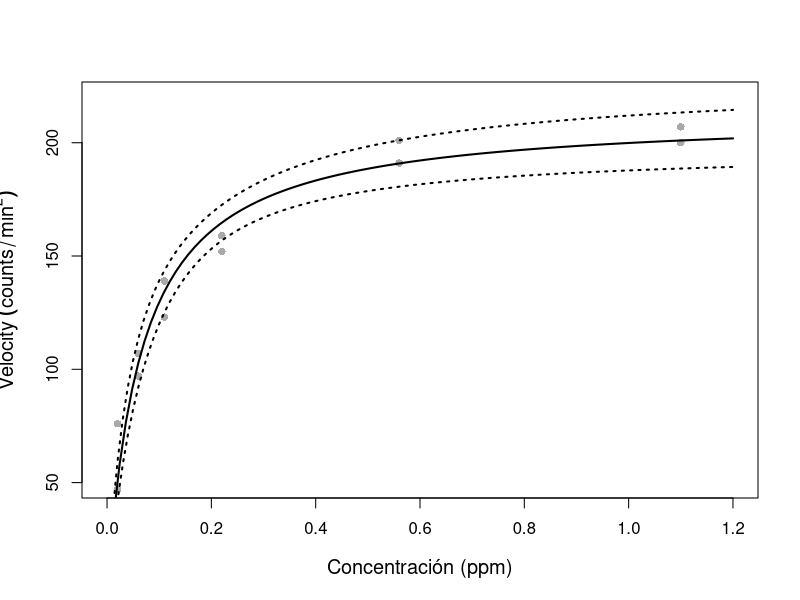
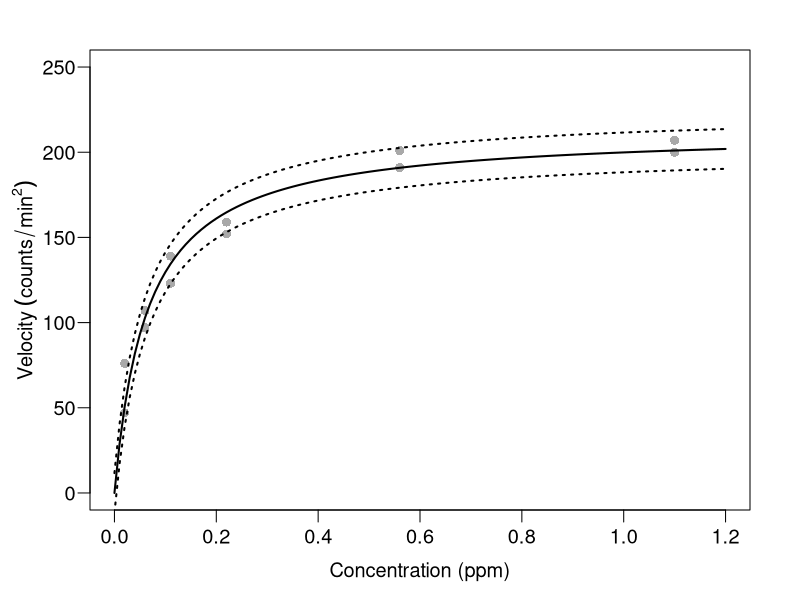
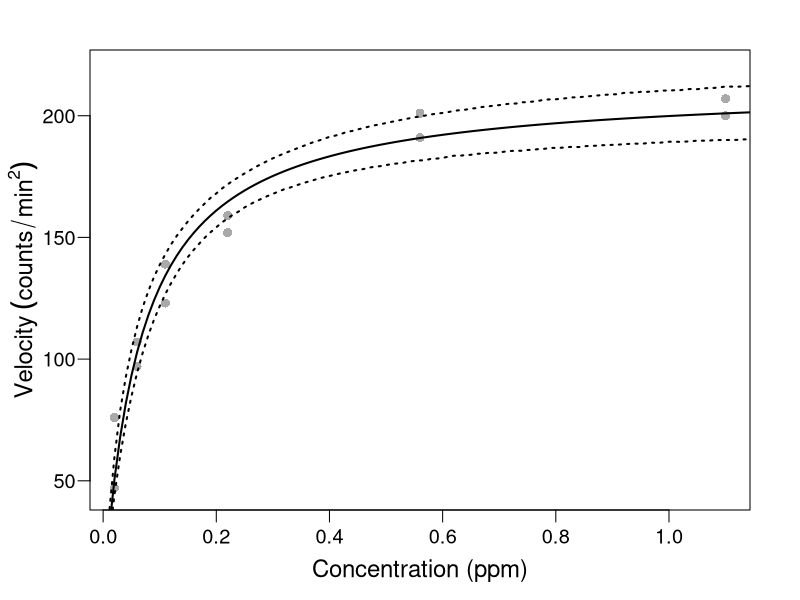
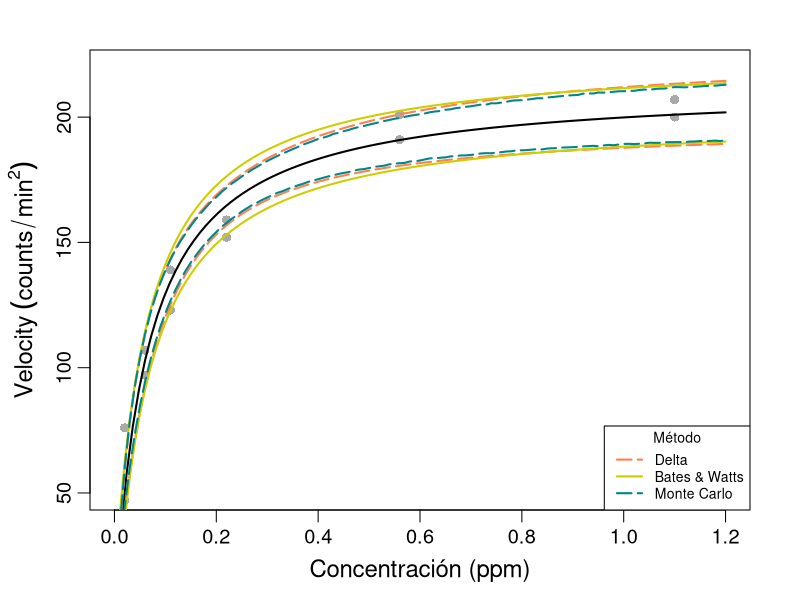

Here is the R script that generated these plots, in order:

# lectura de datos.
data = read.csv("Puromycin.csv")


################################################################################
################ Estimadores de Mínimos Cuadrados ##############################
################################################################################

nonlinearmod = nls(Velocity ~ beta1*Conc/(beta2 + Conc), data = data, 
                   start = list(beta1=205, beta2=0.08),
                   trace = TRUE)
summary(nonlinearmod)

# Intervalos de confianza para la respuesta media.


# Método delta
#-------------------------------------------------------------------------------

fgh2 <- deriv(Velocity ~ beta1*Conc/(beta2 + Conc), c("beta1", "beta2"), 
              function(beta1, beta2, Conc){} ) 

x.new <- seq(0.01, 1.2, by=0.01)
beta2.est <- coef(nonlinearmod)
f.new <- fgh2(beta2.est[1],beta2.est[2], x.new)

g.new <- attr(f.new,"gradient")
V.beta2 <- vcov(nonlinearmod)
GS=rowSums((g.new%*%V.beta2)*g.new)

t <- qt(0.975,10)
deltaf <- sqrt(GS)*t

ci.lines<-function(){
  
  yv <- f.new
  ci<-deltaf
  uyv<-yv+ci
  lyv<-yv-ci
  lines(x.new,uyv, lty=3, lwd=2, col = "black")
  lines(x.new,lyv, lty=3, lwd=2, col = "black")
    }

plot(data$Conc,data$Velocity,pch=16,main="", cex.lab=1.2, 
     xlab = "Concentración (ppm)", 
     ylab= expression(Velocity ~ (counts/min^2)), xlim = c(0, 1.2),
     ylim = c(50,220), col = "darkgray")
x <- seq(0,1.2,0.01)
curve(212.7*x/(0.06412+ x), add = TRUE, col = "black", lwd =2)
ci.lines()


# Aproximación Bates & Watts (1988, p. 59)
#-------------------------------------------------------------------------------

data = read.csv("Puromycin.csv")

# Matriz de regresores
X = matrix(cbind(rep(1,12),data$Conc),12,2)
X

# Vector de los valores de respuesta observados
y <- matrix(data$Velocity)
y

# Método de Gauss-Newton 

puromycin = function(Conc,theta1,theta2){
  Vel = theta1*Conc/(theta2+Conc)
  return(as.matrix(Vel))
}

#  Teta inicial = (205,0.08)^T
theta = matrix(c(205.0,0.08),2,1)
pred = round(puromycin(data$Conc,theta[1],theta[2]),2)
pred

# Tabla 2.1 de Bates & Watts (1988), p. 41
table = as.data.frame(cbind(rep(1:length(data$Conc)), X[,2], y, pred))
names(table) = c("Obs", "x", "y", "predicted_0")

# Calcular los residuos y agregarlos a la tabla
table$residual_0 = table$y - table$predicted

# Matriz derivada
derivative = function(Conc,theta1,theta2){
  d1 = round(Conc/(theta2+Conc),4)
  d2 = round(-theta1*Conc/(theta2+Conc)^2,2)
  return(as.matrix(cbind(d1,d2)))
}

# Se calcula la matriz derivada para todas las observaciones 
# y el teta inicial.

V_0 = derivative(data$Conc,theta[1],theta[2])
V_0

table$der_theta1_0 = V_0[,1]
table$der_theta2_0 = V_0[,2]

# Cálculo de la suma de cuadrados residual para la iteración inicial.
rss0 = sum(table$residual_0^2)

# Descomposición QR de la matriz derivada V^0, con
# el resultado dado en forma compacta.
QR =qr(V_0)
QR$qr

# Reconstrucción de matrices Q y R a partir de un objeto QR.
# En este caso obtenemos Q1 y R1
Q1 = qr.Q(QR)
Q1
R1 = qr.R(QR)
R1

# V_0 = Q1 * R1
V_0_alt = Q1%*%R1
V_0_alt

# Se define un vector de residuos
z_0 = matrix(table$residual)

# Se calcula w1=Q1^T*z_0
w1 = t(Q1)%*%z_0

# Sabemos que R1*delta_0=w1. 
# Entonces delta_0=inverse(R1)*w1

delta_0 = round(solve(R1)%*%w1,3)
delta_0

#  Actualizando theta = (213.03,0.063)^T
theta1 = theta + delta_0
table$predicted_1 = round(puromycin(data$Conc,theta1[1],theta1[2]),2)

# Calculo de los nuevos residuales.

table$residual_1 = table$y - table$predicted_1

# Suma de cuadrados de los residuos para una nueva iteración
rss1 = sum(table$residual_1^2)

# rss1 (1205) es más pequeño que rss (3155). Entonces nos movemos a theta1
# a realizar otra iteración.
# El proceso se repite hasta que se produce un cambio en la
# suma de cuadrados residual.

# La convergencia se alcanza en theta = (212.7,0.0641)
theta_opt = matrix(c(212.7,0.0641),2,1)

# Valores óptimos predichos
table$predicted_opt = round(puromycin(data$Conc,theta_opt[1],theta_opt[2]),2)

# Cálculo de la matriz derivada (V^0) para todas las observaciones
# y theta óptima
V_0_opt = derivative(data$Conc,theta_opt[1],theta_opt[2])
V_0_opt

table$der_theta1_opt = V_0_opt[,1]
table$der_theta2_opt = V_0_opt[,2]

# Cálculo de residuos óptimos
table$residual_opt = table$y - table$predicted_opt

# Cálculo de la suma de cuadrados residual para la iteración inicial
rss_opt = sum(table$residual_opt^2)

# Descomposición QR de la matriz derivada V^0, con
# el resultado dado en forma compacta
QR_opt =qr(V_0_opt)
QR_opt$qr

# Reconstrucción de matrices Q y R a partir de un objeto QR.
# En este caso obtenemos Q1 y R1
Q1_opt = qr.Q(QR_opt)
Q1_opt
R1_opt = qr.R(QR_opt)
R1_opt

# Bandas para las respuestas esperadas en Conc = 0.4
y0.4 = round(puromycin(0.4,theta_opt[1],theta_opt[2]),1)
y0.4

# Vector derivado
v = derivative(0.4,theta_opt[1],theta_opt[2])
v

# v^T*inversa(R1)
vTinvR = v%*%solve(R1_opt)
vTinvR

# Norma del vector v en vR/magnitud del vector.
norm1 = sum(vTinvR*vTinvR)^0.5
norm1

# Trazar bandas para la respuesta esperada
s = sqrt(rss_opt/10)
EFE = qf(0.95,2,10)
P = 2

xnew <- seq(0,1.2,0.01) #range
ynew = theta_opt[1]*xnew/(theta_opt[2] + xnew) 
par(mfrow=c(1,1),mai=c(0.9,0.9,0.5,0.5),mgp=c(2.0,0.6,0),cex=1.2)
plot(data$Conc, data$Velocity, pch=16, col = "darkgray", las =1,
     xlab = "Concentration (ppm)",
     ylab = expression(Velocity ~ (counts/min^2)),
     xlim = c(0,1.2),
     ylim = c(0,250))
lines(xnew,ynew,lwd=2)
lines(xnew,ynew+s*norm1*sqrt(P*EFE),lwd=2,lty=3,col="black")
lines(xnew,ynew-s*norm1*sqrt(P*EFE),lwd=2,lty=3,col="black")



# Simulación de Monte Carlo
#-------------------------------------------------------------------------------

predictNLS_MC <- function(object, var.pred, newdata, level = 0.95, 
                          nsim = 10000, ...)
{
      require(MASS, quietly = TRUE)
      
      ## get right-hand side of formula
      RHS <- as.list(object$call$formula)[[3]]
      EXPR <- as.expression(RHS)
      
      ## coefficients
      COEF <- coef(object)
      
      ## get variance-covariance matrix
      VCOV <- vcov(object)
      
      ## augment variance-covariance matrix for 'mvrnorm' 
      ## by adding a column/row for 'error in x'
      NCOL <- ncol(VCOV)
      ADD1 <- c(rep(0, NCOL))
      ADD1 <- matrix(ADD1, ncol = 1)
      colnames(ADD1) <- var.pred
      VCOV <- cbind(VCOV, ADD1)
      ADD2 <- c(rep(0, NCOL + 1))
      ADD2 <- matrix(ADD2, nrow = 1)
      rownames(ADD2) <- var.pred
      VCOV <- rbind(VCOV, ADD2) 
      
      NR <- nrow(newdata)
      varPLACE <- ncol(VCOV)
      outMAT <- NULL  
      
      for (i in 1:NR) {
            
            ## get predictor values and optional errors
            predVAL <- newdata[i, 1]
            predERROR <- 0
            names(predVAL) <- var.pred
            names(predERROR) <- var.pred
            
            ## create mean vector for 'mvrnorm'
            MU <- c(COEF, predVAL)
            
            ## create variance-covariance matrix for 'mvrnorm'
            ## by putting error^2 in lower-right position of VCOV
            newVCOV <- VCOV
            newVCOV[varPLACE, varPLACE] <- predERROR^2
            
            ## create MC simulation matrix
            simMAT <- mvrnorm(n = nsim, mu = MU, Sigma = newVCOV, 
                              empirical = TRUE)
            
            ## evaluate expression on rows of simMAT
            EVAL <- eval(EXPR, envir = as.data.frame(simMAT))
            
            ## collect statistics
            PRED <- data.frame(predVAL)
            colnames(PRED) <- var.pred
            FITTED <- predict(object, newdata = data.frame(PRED))
            MEAN.sim <- mean(EVAL, na.rm = TRUE)
            SD.sim <- sd(EVAL, na.rm = TRUE)
            QUANT <- quantile(EVAL, c((1 - level)/2, level + (1 - level)/2),
                              na.rm=TRUE)
            RES <- c(FITTED, MEAN.sim, SD.sim, QUANT[1], QUANT[2])
            outMAT <- rbind(outMAT, RES)
      }
      
      colnames(outMAT) <- c("fit", "mean", "sd", names(QUANT[1]), 
                            names(QUANT[2]))
      rownames(outMAT) <- NULL
      
      return(outMAT)  
}

Ajustados <- predictNLS_MC(object=nonlinearmod, var.pred = "Conc", 
                           newdata = data.frame(x.new))
Ajustados <- as.data.frame(Ajustados)
plot(data$Conc, data$Velocity, pch=16, col = "darkgray", las =1, cex.lab=1.2,
     xlab = "Concentration (ppm)",
     ylab = expression(Velocity ~ (counts/min^2)),ylim=c(45,220))
lines(seq(0.01,1.2,0.01),Ajustados$fit,lwd=2)
lines(seq(0.01,1.2,0.01),Ajustados$`2.5%`,lwd=2, lty=3)
lines(seq(0.01,1.2,0.01),Ajustados$`97.5%`,lwd=2, lty=3)


# Representación gráfica de los intervalos.

plot(data$Conc,data$Velocity,pch=16,main="", cex.lab=1.2, 
     xlab = "Concentración (ppm)", 
     ylab= expression(Velocity ~ (counts/min^2)), xlim = c(0, 1.2),
     ylim = c(50,220), col = "darkgray")
x <- seq(0,1.2,0.01)
curve(212.7*x/(0.06412+ x), add = TRUE, col = "black", lwd =2)
ci.lines<-function(){
  
  yv <- f.new
  ci<-deltaf
  uyv<-yv+ci
  lyv<-yv-ci
  lines(x.new,uyv, lty=5, lwd=2, col = "coral")
  lines(x.new,lyv, lty=5, lwd=2, col = "coral")
}
ci.lines()
lines(xnew,ynew+s*norm1*sqrt(P*EFE),lwd=2,lty=1, col = "yellow3" )
lines(xnew,ynew-s*norm1*sqrt(P*EFE),lwd=2,lty=1, col = "yellow3" )
lines(seq(0.01,1.2,0.01),Ajustados$`2.5%`,lwd=2, lty=5, col = "turquoise4")
lines(seq(0.01,1.2,0.01),Ajustados$`97.5%`,lwd=2, lty=5, col = "turquoise4")
legend(x = "bottomright", c("Delta", "Bates & Watts", "Monte Carlo"),
       lty =c(5,1,5), lwd = c(2,2,2), 
       col = c("coral", "yellow3", "turquoise4"), cex = 0.7,
       title = "Método")



